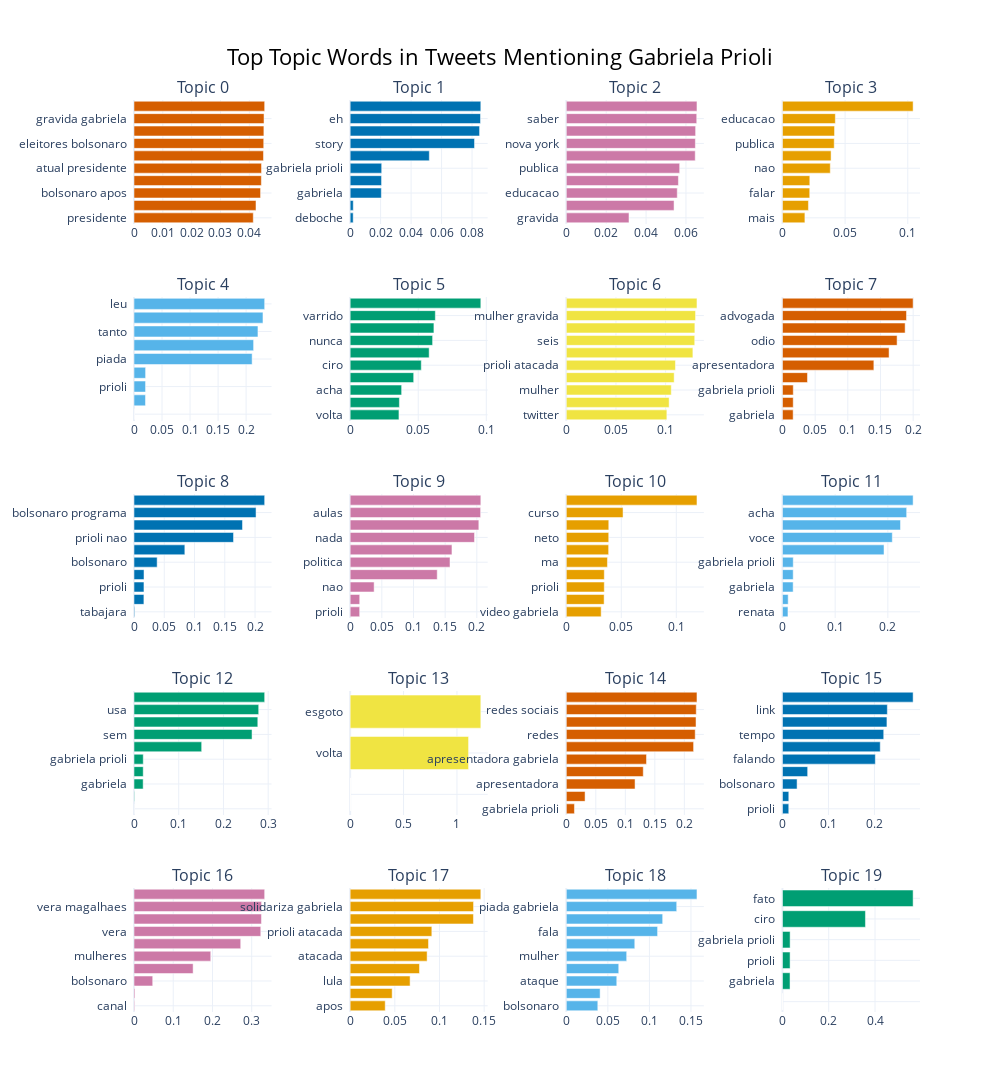

The notebook cell saved with this chart:
### Code cell
fig = topic_model.visualize_barchart(top_n_topics=20, n_words=10)

fig.update_layout(
    title_text="Top Topic Words in Tweets Mentioning Gabriela Prioli"
)

fig.show()

### Figure 1 — Plotly figure (JSON) as saved in the notebook; plotly's stock layout.template omitted (floating-point values rounded to 4 significant figures)
{"data": [{"marker": {"color": "#D55E00"}, "orientation": "h", "type": "bar", "x": [0.04137, 0.04232, 0.0439, 0.04418, 0.04424, 0.04491, 0.045, 0.04505, 0.0451, 0.04533], "xaxis": "x", "y": ["presidente  ", "apos  ", "bolsonaro apos  ", "atual  ", "atual presidente  ", "eleitores  ", "eleitores bolsonaro  ", "ameacada  ", "gravida gabriela  ", "criticar  "], "yaxis": "y"}, {"marker": {"color": "#0072B2"}, "orientation": "h", "type": "bar", "x": [0.001992, 0.002051, 0.02048, 0.02062, 0.02071, 0.05194, 0.08163, 0.08494, 0.08556, 0.08576], "xaxis": "x2", "y": ["deboche  ", "nao gabriela  ", "gabriela  ", "prioli  ", "gabriela prioli  ", "nao  ", "story  ", "amiga  ", "eh  ", "claro  "], "yaxis": "y2"}, {"marker": {"color": "#CC79A7"}, "orientation": "h", "type": "bar", "x": [0.03143, 0.05403, 0.05564, 0.05621, 0.05684, 0.06464, 0.06471, 0.06484, 0.0654, 0.06552], "xaxis": "x3", "y": ["gravida  ", "pq  ", "educacao  ", "nova  ", "publica  ", "york  ", "nova york  ", "tipo  ", "saber  ", "ve  "], "yaxis": "y3"}, {"marker": {"color": "#E69F00"}, "orientation": "h", "type": "bar", "x": [0.01791, 0.02073, 0.02176, 0.02182, 0.03816, 0.0388, 0.04131, 0.04155, 0.04219, 0.1043], "xaxis": "x4", "y": ["mais  ", "vou  ", "falar  ", "ma  ", "nao  ", "pq  ", "publica  ", "nova  ", "educacao  ", "corte  "], "yaxis": "y4"}, {"marker": {"color": "#56B4E9"}, "orientation": "h", "type": "bar", "x": [1e-05, 1e-05, 0.02047, 0.02061, 0.02069, 0.2107, 0.2134, 0.2211, 0.2301, 0.2331], "xaxis": "x5", "y": ["  ", "  ", "gabriela  ", "prioli  ", "gabriela prioli  ", "piada  ", "livro  ", "tanto  ", "pena  ", "leu  "], "yaxis": "y5"}, {"marker": {"color": "#009E73"}, "orientation": "h", "type": "bar", "x": [0.03584, 0.03617, 0.03781, 0.04666, 0.05224, 0.05803, 0.06056, 0.06152, 0.06257, 0.09598], "xaxis": "x6", "y": ["volta  ", "via  ", "acha  ", "prioli bolsonaro  ", "ciro  ", "serum  ", "nunca  ", "deveria  ", "varrido  ", "fala  "], "yaxis": "y6"}, {"marker": {"color": "#F0E442"}, "orientation": "h", "type": "bar", "x": [0.1013, 0.1036, 0.1057, 0.1086, 0.1099, 0.1275, 0.1293, 0.1295, 0.1302, 0.1316], "xaxis": "x7", "y": ["twitter  ", "atacada  ", "mulher  ", "atacada bolsonaro  ", "prioli atacada  ", "perfil  ", "seis  ", "gravida seis  ", "mulher gravida  ", "comunicadora  "], "yaxis": "y7"}, {"marker": {"color": "#D55E00"}, "orientation": "h", "type": "bar", "x": [0.01637, 0.01648, 0.01655, 0.03829, 0.1399, 0.1631, 0.1754, 0.1877, 0.1898, 0.2], "xaxis": "x8", "y": ["gabriela  ", "prioli  ", "gabriela prioli  ", "bolsonaro  ", "apresentadora  ", "apresentadora gabriela  ", "odio  ", "atacar  ", "advogada  ", "tentativa  "], "yaxis": "y8"}, {"marker": {"color": "#0072B2"}, "orientation": "h", "type": "bar", "x": [0.001053, 0.01636, 0.01646, 0.01653, 0.03824, 0.084, 0.1644, 0.1792, 0.2016, 0.2159], "xaxis": "x9", "y": ["tabajara  ", "gabriela  ", "prioli  ", "gabriela prioli  ", "bolsonaro  ", "nao  ", "prioli nao  ", "programa  ", "bolsonaro programa  ", "nao bolsonaro  "], "yaxis": "y9"}, {"marker": {"color": "#CC79A7"}, "orientation": "h", "type": "bar", "x": [0.01503, 0.01509, 0.03786, 0.1375, 0.1576, 0.1608, 0.1963, 0.2032, 0.206, 0.2063], "xaxis": "x10", "y": ["prioli  ", "gabriela prioli  ", "nao  ", "twitter  ", "politica  ", "anitta  ", "nada  ", "deu  ", "aulas  ", "quase  "], "yaxis": "y10"}, {"marker": {"color": "#E69F00"}, "orientation": "h", "type": "bar", "x": [0.03171, 0.03439, 0.03455, 0.03456, 0.03741, 0.0385, 0.03859, 0.03863, 0.05161, 0.1188], "xaxis": "x11", "y": ["video gabriela  ", "gabriela  ", "prioli  ", "gabriela prioli  ", "ma  ", "felipe  ", "neto  ", "felipe neto  ", "curso  ", "prioli gabriela  "], "yaxis": "y11"}, {"marker": {"color": "#56B4E9"}, "orientation": "h", "type": "bar", "x": [0.01045, 0.01086, 0.02031, 0.0204, 0.02049, 0.1927, 0.2084, 0.224, 0.2357, 0.2479], "xaxis": "x12", "y": ["renata  ", "vera  ", "gabriela  ", "prioli  ", "gabriela prioli  ", "ciro  ", "voce  ", "ja  ", "acha  ", "prioli voce  "], "yaxis": "y12"}, {"marker": {"color": "#009E73"}, "orientation": "h", "type": "bar", "x": [1e-05, 0.0009304, 0.02048, 0.02062, 0.0207, 0.1513, 0.2639, 0.2768, 0.2788, 0.2922], "xaxis": "x13", "y": ["  ", "dando  ", "gabriela  ", "prioli  ", "gabriela prioli  ", "lula  ", "sem  ", "resposta  ", "usa  ", "deboche  "], "yaxis": "y13"}, {"marker": {"color": "#F0E442"}, "orientation": "h", "type": "bar", "x": [1e-05, 1e-05, 1e-05, 1e-05, 1e-05, 1e-05, 1e-05, 1e-05, 1.109, 1.224], "xaxis": "x14", "y": ["  ", "  ", "  ", "  ", "  ", "  ", "  ", "  ", "volta  ", "esgoto  "], "yaxis": "y14"}, {"marker": {"color": "#D55E00"}, "orientation": "h", "type": "bar", "x": [0.01378, 0.0318, 0.1165, 0.1304, 0.1359, 0.2157, 0.2184, 0.2198, 0.2202, 0.2214], "xaxis": "x15", "y": ["gabriela prioli  ", "bolsonaro  ", "apresentadora  ", "mulheres  ", "apresentadora gabriela  ", "odeia  ", "redes  ", "sociais  ", "redes sociais  ", "odeia mulheres  "], "yaxis": "y15"}, {"marker": {"color": "#0072B2"}, "orientation": "h", "type": "bar", "x": [0.01373, 0.01379, 0.0318, 0.05481, 0.202, 0.2126, 0.2202, 0.2272, 0.2281, 0.2841], "xaxis": "x16", "y": ["prioli  ", "gabriela prioli  ", "bolsonaro  ", "story  ", "falando  ", "prioli ta  ", "tempo  ", "real  ", "link  ", "ta  "], "yaxis": "y16"}, {"marker": {"color": "#CC79A7"}, "orientation": "h", "type": "bar", "x": [0.001604, 0.002313, 0.0477, 0.1507, 0.1956, 0.272, 0.3232, 0.3249, 0.3252, 0.3331], "xaxis": "x17", "y": ["canal  ", "exatamente  ", "bolsonaro  ", "lula  ", "mulheres  ", "so  ", "vera  ", "magalhaes  ", "vera magalhaes  ", "semana  "], "yaxis": "y17"}, {"marker": {"color": "#E69F00"}, "orientation": "h", "type": "bar", "x": [0.03925, 0.04702, 0.06709, 0.07758, 0.08613, 0.08769, 0.09141, 0.138, 0.1381, 0.1462], "xaxis": "x18", "y": ["apos  ", "bolsonaro  ", "lula  ", "apresentadora  ", "atacada  ", "atacada bolsonaro  ", "prioli atacada  ", "solidariza  ", "solidariza gabriela  ", "lula solidariza  "], "yaxis": "y18"}, {"marker": {"color": "#56B4E9"}, "orientation": "h", "type": "bar", "x": [0.03791, 0.04068, 0.06073, 0.0631, 0.07265, 0.08239, 0.1098, 0.1159, 0.1328, 0.1572], "xaxis": "x19", "y": ["bolsonaro  ", "nao  ", "ataque  ", "piada  ", "mulher  ", "mulheres  ", "fala  ", "lula  ", "piada gabriela  ", "prioli nao  "], "yaxis": "y19"}, {"marker": {"color": "#009E73"}, "orientation": "h", "type": "bar", "x": [1e-05, 1e-05, 1e-05, 1e-05, 1e-05, 0.03276, 0.03297, 0.03311, 0.3587, 0.5647], "xaxis": "x20", "y": ["  ", "  ", "  ", "  ", "  ", "gabriela  ", "prioli  ", "gabriela prioli  ", "ciro  ", "fato  "], "yaxis": "y20"}], "layout": {"annotations": [{"font": {"size": 16}, "showarrow": false, "text": "Topic 0", "x": 0.0875, "xanchor": "center", "xref": "paper", "y": 1.0, "yanchor": "bottom", "yref": "paper"}, {"font": {"size": 16}, "showarrow": false, "text": "Topic 1", "x": 0.3625, "xanchor": "center", "xref": "paper", "y": 1.0, "yanchor": "bottom", "yref": "paper"}, {"font": {"size": 16}, "showarrow": false, "text": "Topic 2", "x": 0.6375, "xanchor": "center", "xref": "paper", "y": 1.0, "yanchor": "bottom", "yref": "paper"}, {"font": {"size": 16}, "showarrow": false, "text": "Topic 3", "x": 0.9125, "xanchor": "center", "xref": "paper", "y": 1.0, "yanchor": "bottom", "yref": "paper"}, {"font": {"size": 16}, "showarrow": false, "text": "Topic 4", "x": 0.0875, "xanchor": "center", "xref": "paper", "y": 0.784, "yanchor": "bottom", "yref": "paper"}, {"font": {"size": 16}, "showarrow": false, "text": "Topic 5", "x": 0.3625, "xanchor": "center", "xref": "paper", "y": 0.784, "yanchor": "bottom", "yref": "paper"}, {"font": {"size": 16}, "showarrow": false, "text": "Topic 6", "x": 0.6375, "xanchor": "center", "xref": "paper", "y": 0.784, "yanchor": "bottom", "yref": "paper"}, {"font": {"size": 16}, "showarrow": false, "text": "Topic 7", "x": 0.9125, "xanchor": "center", "xref": "paper", "y": 0.784, "yanchor": "bottom", "yref": "paper"}, {"font": {"size": 16}, "showarrow": false, "text": "Topic 8", "x": 0.0875, "xanchor": "center", "xref": "paper", "y": 0.568, "yanchor": "bottom", "yref": "paper"}, {"font": {"size": 16}, "showarrow": false, "text": "Topic 9", "x": 0.3625, "xanchor": "center", "xref": "paper", "y": 0.568, "yanchor": "bottom", "yref": "paper"}, {"font": {"size": 16}, "showarrow": false, "text": "Topic 10", "x": 0.6375, "xanchor": "center", "xref": "paper", "y": 0.568, "yanchor": "bottom", "yref": "paper"}, {"font": {"size": 16}, "showarrow": false, "text": "Topic 11", "x": 0.9125, "xanchor": "center", "xref": "paper", "y": 0.568, "yanchor": "bottom", "yref": "paper"}, {"font": {"size": 16}, "showarrow": false, "text": "Topic 12", "x": 0.0875, "xanchor": "center", "xref": "paper", "y": 0.352, "yanchor": "bottom", "yref": "paper"}, {"font": {"size": 16}, "showarrow": false, "text": "Topic 13", "x": 0.3625, "xanchor": "center", "xref": "paper", "y": 0.352, "yanchor": "bottom", "yref": "paper"}, {"font": {"size": 16}, "showarrow": false, "text": "Topic 14", "x": 0.6375, "xanchor": "center", "xref": "paper", "y": 0.352, "yanchor": "bottom", "yref": "paper"}, {"font": {"size": 16}, "showarrow": false, "text": "Topic 15", "x": 0.9125, "xanchor": "center", "xref": "paper", "y": 0.352, "yanchor": "bottom", "yref": "paper"}, {"font": {"size": 16}, "showarrow": false, "text": "Topic 16", "x": 0.0875, "xanchor": "center", "xref": "paper", "y": 0.136, "yanchor": "bottom", "yref": "paper"}, {"font": {"size": 16}, "showarrow": false, "text": "Topic 17", "x": 0.3625, "xanchor": "center", "xref": "paper", "y": 0.136, "yanchor": "bottom", "yref": "paper"}, {"font": {"size": 16}, "showarrow": false, "text": "Topic 18", "x": 0.6375, "xanchor": "center", "xref": "paper", "y": 0.136, "yanchor": "bottom", "yref": "paper"}, {"font": {"size": 16}, "showarrow": false, "text": "Topic 19", "x": 0.9125, "xanchor": "center", "xref": "paper", "y": 0.136, "yanchor": "bottom", "yref": "paper"}], "height": 1250, "hoverlabel": {"bgcolor": "white", "font": {"family": "Rockwell", "size": 16}}, "showlegend": false, "title": {"font": {"color": "Black", "size": 22}, "text": "Top Topic Words in Tweets Mentioning Gabriela Prioli", "x": 0.5, "xanchor": "center", "yanchor": "top"}, "width": 1000, "xaxis": {"anchor": "y", "domain": [0, 0.175], "showgrid": true}, "xaxis10": {"anchor": "y10", "domain": [0.275, 0.45], "showgrid": true}, "xaxis11": {"anchor": "y11", "domain": [0.55, 0.725], "showgrid": true}, "xaxis12": {"anchor": "y12", "domain": [0.825, 1], "showgrid": true}, "xaxis13": {"anchor": "y13", "domain": [0, 0.175], "showgrid": true}, "xaxis14": {"anchor": "y14", "domain": [0.275, 0.45], "showgrid": true}, "xaxis15": {"anchor": "y15", "domain": [0.55, 0.725], "showgrid": true}, "xaxis16": {"anchor": "y16", "domain": [0.825, 1], "showgrid": true}, "xaxis17": {"anchor": "y17", "domain": [0, 0.175], "showgrid": true}, "xaxis18": {"anchor": "y18", "domain": [0.275, 0.45], "showgrid": true}, "xaxis19": {"anchor": "y19", "domain": [0.55, 0.725], "showgrid": true}, "xaxis2": {"anchor": "y2", "domain": [0.275, 0.45], "showgrid": true}, "xaxis20": {"anchor": "y20", "domain": [0.825, 1], "showgrid": true}, "xaxis3": {"anchor": "y3", "domain": [0.55, 0.725], "showgrid": true}, "xaxis4": {"anchor": "y4", "domain": [0.825, 1], "showgrid": true}, "xaxis5": {"anchor": "y5", "domain": [0, 0.175], "showgrid": true}, "xaxis6": {"anchor": "y6", "domain": [0.275, 0.45], "showgrid": true}, "xaxis7": {"anchor": "y7", "domain": [0.55, 0.725], "showgrid": true}, "xaxis8": {"anchor": "y8", "domain": [0.825, 1], "showgrid": true}, "xaxis9": {"anchor": "y9", "domain": [0, 0.175], "showgrid": true}, "yaxis": {"anchor": "x", "domain": [0.864, 1.0], "showgrid": true}, "yaxis10": {"anchor": "x10", "domain": [0.432, 0.568], "showgrid": true}, "yaxis11": {"anchor": "x11", "domain": [0.432, 0.568], "showgrid": true}, "yaxis12": {"anchor": "x12", "domain": [0.432, 0.568], "showgrid": true}, "yaxis13": {"anchor": "x13", "domain": [0.216, 0.352], "showgrid": true}, "yaxis14": {"anchor": "x14", "domain": [0.216, 0.352], "showgrid": true}, "yaxis15": {"anchor": "x15", "domain": [0.216, 0.352], "showgrid": true}, "yaxis16": {"anchor": "x16", "domain": [0.216, 0.352], "showgrid": true}, "yaxis17": {"anchor": "x17", "domain": [0, 0.136], "showgrid": true}, "yaxis18": {"anchor": "x18", "domain": [0, 0.136], "showgrid": true}, "yaxis19": {"anchor": "x19", "domain": [0, 0.136], "showgrid": true}, "yaxis2": {"anchor": "x2", "domain": [0.864, 1.0], "showgrid": true}, "yaxis20": {"anchor": "x20", "domain": [0, 0.136], "showgrid": true}, "yaxis3": {"anchor": "x3", "domain": [0.864, 1.0], "showgrid": true}, "yaxis4": {"anchor": "x4", "domain": [0.864, 1.0], "showgrid": true}, "yaxis5": {"anchor": "x5", "domain": [0.648, 0.784], "showgrid": true}, "yaxis6": {"anchor": "x6", "domain": [0.648, 0.784], "showgrid": true}, "yaxis7": {"anchor": "x7", "domain": [0.648, 0.784], "showgrid": true}, "yaxis8": {"anchor": "x8", "domain": [0.648, 0.784], "showgrid": true}, "yaxis9": {"anchor": "x9", "domain": [0.432, 0.568], "showgrid": true}}}
